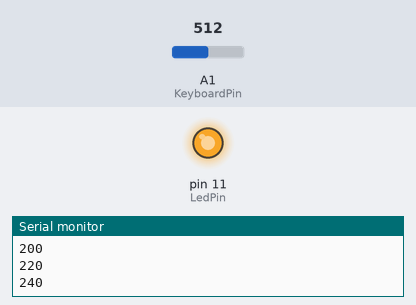
Bench run of a sketch on a simulated Arduino Uno, built with avr-gcc and run on an emulated ATmega328P. On the bench: output pins drawn as LEDs (lit = HIGH), the last lines printed to the serial monitor. The inputs (shaded band) are chosen by the test bench; at power-on: A1 (KeyboardPin) = 512.

Above: at 1.2 s.
1.3 s: A1 (KeyboardPin) set to 1005
2.8 s: A1 (KeyboardPin) set to 1023
At 3.16 s:
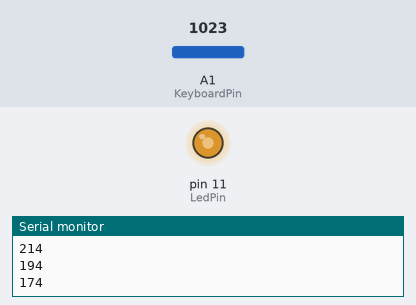
At 5.1 s:
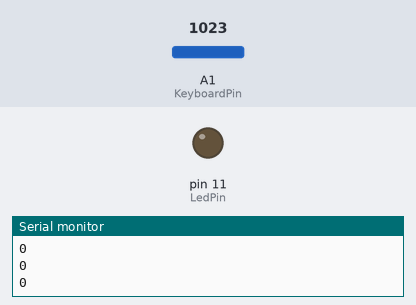
Timing chart, 0 to 6.6 s (numbered marks = the images above; inputs shaded):
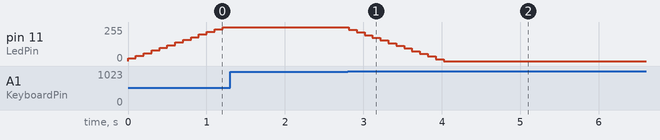

The sketch:

keyboard_013.ino
```cpp
#define KeyboardPin A1
#define LedPin 11
#define step 20

int value;

void setup()
{
  Serial.begin(9600);
}

void loop()
{
  //Вывод значений с A1 в монитор порта
  //Serial.println(analogRaed(KeyboardPin));


  if (analogRead(KeyboardPin) > 501 && analogRead(KeyboardPin) < 521)
  {
    value += step;
  }
  else if (analogRead(KeyboardPin) > 1013 && analogRead(KeyboardPin) < 1024)
  {
    value -= step;
  }

  value = constrain(value, 0, 254);
  analogWrite(LedPin, value);

  Serial.println(value);
  delay(100);
}
```

Measured:
- the behaviour switches between 1013 and 1014 on A1 (KeyboardPin) (found by bisection; images 0 and 1)
- after the input at 2.8 s, pin 11 (LedPin): moves from 254/255 to 0/255 over 1.2 s, starting at once
